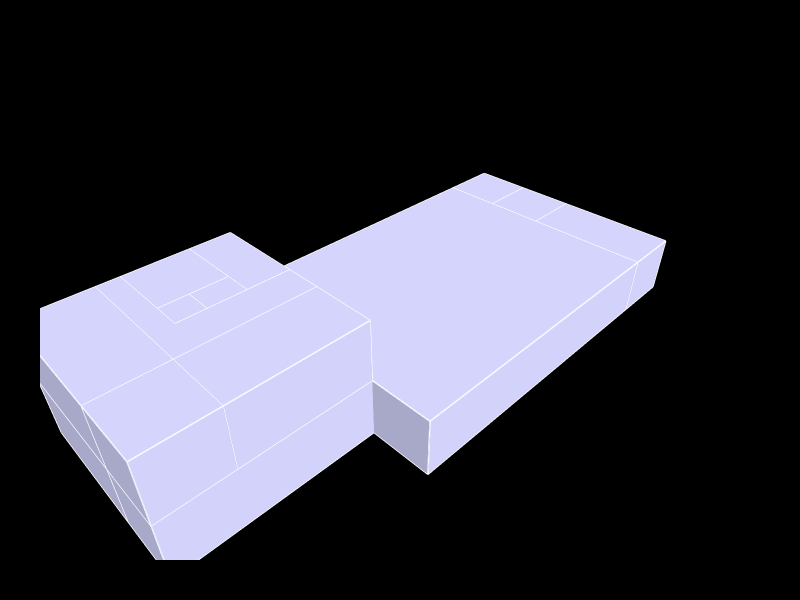

The code cell stored with this chart in its notebook:
### Code cell
Topology.Show(objects,
              faceColor=[210,210,250],
              faceOpacity=1,
              edgeColor="white",
              edgeWidth=3,
              showVertices=False,
              backgroundColor="black",
              width=800,
              height=600,
              renderer = renderer)

### Figure 1 — Plotly figure (JSON) as saved in the notebook; plotly's stock layout.template omitted (floating-point values rounded to 4 significant figures; data arrays with more than 128 entries replaced by an {"elided": "..."} marker saying what was removed)
{"data": [{"hoverinfo": "text", "legendgroup": "2", "legendrank": 2, "line": {"color": "white", "dash": "solid", "width": 3}, "marker": {"size": 0}, "mode": "lines", "name": "1: vertical_2 (Edges)", "showlegend": false, "text": "", "type": "scatter3d", "x": [-2.8, -5.2, null, -5.2, -5.2, null, -5.2, -2.8, null, -2.8, -2.8, null, -2.8, -2.8, null, -2.8, -5.2, null, -5.2, -5.2, null, -5.2, -2.8, null, -5.2, -5.2, null, -5.2, -5.2, null, -5.2, -5.2, null, -5.2, -5.2, null, -5.2, -2.8, null, -2.8, -2.8, null, -2.8, -5.2, null, -5.2, -5.2, null, -2.8, -5.2, null, -5.2, -5.2, null, -5.2, -2.8, null, -2.8, -2.8, null, -2.8, -2.8, null, -2.8, -2.8, null, -2.8, -2.8, null, -2.8, -2.8, null], "y": [12.6, 12.6, null, 12.6, 10.8, null, 10.8, 10.8, null, 10.8, 12.6, null, 12.6, 10.8, null, 10.8, 10.8, null, 10.8, 12.6, null, 12.6, 12.6, null, 12.6, 10.8, null, 10.8, 10.8, null, 10.8, 12.6, null, 12.6, 12.6, null, 10.8, 10.8, null, 10.8, 10.8, null, 10.8, 10.8, null, 10.8, 10.8, null, 12.6, 12.6, null, 12.6, 12.6, null, 12.6, 12.6, null, 12.6, 12.6, null, 10.8, 12.6, null, 12.6, 12.6, null, 12.6, 10.8, null, 10.8, 10.8, null], "z": [8, 8, null, 8, 8, null, 8, 8, null, 8, 8, null, 0, 0, null, 0, 0, null, 0, 0, null, 0, 0, null, 0, 0, null, 0, 8, null, 8, 8, null, 8, 0, null, 0, 0, null, 0, 8, null, 8, 8, null, 8, 0, null, 0, 0, null, 0, 8, null, 8, 8, null, 8, 0, null, 0, 0, null, 0, 8, null, 8, 8, null, 8, 0, null]}, {"cmax": 1, "cmin": 0, "color": "#D2D2FA", "colorscale": [[0, "#440154"], [0.1111, "#482878"], [0.2222, "#3e4989"], [0.3333, "#31688e"], [0.4444, "#26828e"], [0.5556, "#1f9e89"], [0.6667, "#35b779"], [0.7778, "#6ece58"], [0.8889, "#b5de2b"], [1, "#fde725"]], "flatshading": true, "hoverinfo": "text", "hovertext": "", "i": [0, 0, 4, 4, 4, 7, 6, 6, 0, 0, 0, 3], "j": [1, 2, 5, 6, 2, 2, 3, 2, 5, 4, 6, 6], "k": [2, 3, 6, 7, 1, 4, 2, 7, 4, 1, 5, 0], "legendgroup": "3", "legendrank": 3, "lighting": {"facenormalsepsilon": 0}, "name": "1: vertical_2 (Faces)", "opacity": 1, "showlegend": false, "showscale": false, "text": "", "type": "mesh3d", "x": [-2.8, -5.2, -5.2, -2.8, -5.2, -2.8, -2.8, -5.2], "y": [12.6, 12.6, 10.8, 10.8, 12.6, 12.6, 10.8, 10.8], "z": [8, 8, 8, 8, 0, 0, 0, 0]}, {"hoverinfo": "text", "legendgroup": "6", "legendrank": 6, "line": {"color": "white", "dash": "solid", "width": 3}, "marker": {"size": 0}, "mode": "lines", "name": "2: vertical_1 (Edges)", "showlegend": false, "text": "", "type": "scatter3d", "x": [0, -2.8, null, -2.8, -2.8, null, -2.8, 0, null, 0, 0, null, 0, 0, null, 0, -2.8, null, -2.8, -2.8, null, -2.8, 0, null, -2.8, -2.8, null, -2.8, -2.8, null, -2.8, -2.8, null, -2.8, -2.8, null, -2.8, 0, null, 0, 0, null, 0, -2.8, null, -2.8, -2.8, null, 0, -2.8, null, -2.8, -2.8, null, -2.8, 0, null, 0, 0, null, 0, 0, null, 0, 0, null, 0, 0, null, 0, 0, null], "y": [16.8, 16.8, null, 16.8, 10.8, null, 10.8, 10.8, null, 10.8, 16.8, null, 16.8, 10.8, null, 10.8, 10.8, null, 10.8, 16.8, null, 16.8, 16.8, null, 16.8, 10.8, null, 10.8, 10.8, null, 10.8, 16.8, null, 16.8, 16.8, null, 10.8, 10.8, null, 10.8, 10.8, null, 10.8, 10.8, null, 10.8, 10.8, null, 16.8, 16.8, null, 16.8, 16.8, null, 16.8, 16.8, null, 16.8, 16.8, null, 10.8, 16.8, null, 16.8, 16.8, null, 16.8, 10.8, null, 10.8, 10.8, null], "z": [8, 8, null, 8, 8, null, 8, 8, null, 8, 8, null, 0, 0, null, 0, 0, null, 0, 0, null, 0, 0, null, 0, 0, null, 0, 8, null, 8, 8, null, 8, 0, null, 0, 0, null, 0, 8, null, 8, 8, null, 8, 0, null, 0, 0, null, 0, 8, null, 8, 8, null, 8, 0, null, 0, 0, null, 0, 8, null, 8, 8, null, 8, 0, null]}, {"cmax": 1, "cmin": 0, "color": "#D2D2FA", "colorscale": [[0, "#440154"], [0.1111, "#482878"], [0.2222, "#3e4989"], [0.3333, "#31688e"], [0.4444, "#26828e"], [0.5556, "#1f9e89"], [0.6667, "#35b779"], [0.7778, "#6ece58"], [0.8889, "#b5de2b"], [1, "#fde725"]], "flatshading": true, "hoverinfo": "text", "hovertext": "", "i": [0, 0, 4, 4, 4, 7, 6, 6, 0, 0, 0, 3], "j": [1, 2, 5, 6, 2, 2, 3, 2, 5, 4, 6, 6], "k": [2, 3, 6, 7, 1, 4, 2, 7, 4, 1, 5, 0], "legendgroup": "7", "legendrank": 7, "lighting": {"facenormalsepsilon": 0}, "name": "2: vertical_1 (Faces)", "opacity": 1, "showlegend": false, "showscale": false, "text": "", "type": "mesh3d", "x": [0, -2.8, -2.8, 0, -2.8, 0, 0, -2.8], "y": [16.8, 16.8, 10.8, 10.8, 16.8, 16.8, 10.8, 10.8], "z": [8, 8, 8, 8, 0, 0, 0, 0]}, {"hoverinfo": "text", "legendgroup": "10", "legendrank": 10, "line": {"color": "white", "dash": "solid", "width": 3}, "marker": {"size": 0}, "mode": "lines", "name": "3: Priv_Room_1_4 (Edges)", "showlegend": false, "text": "", "type": "scatter3d", "x": [0, 21, null, 21, 21, null, 21, 0, null, 0, 0, null, 21, 21, null, 21, 0, null, 0, 0, null, 0, 21, null, 21, 21, null, 21, 21, null, 21, 21, null, 21, 21, null, 0, 0, null, 0, 21, null, 21, 21, null, 21, 0, null, 0, 0, null, 0, 0, null, 0, 0, null, 0, 0, null, 0, 0, null, 0, 21, null, 21, 21, null, 21, 0, null], "y": [16.8, 16.8, null, 16.8, 0, null, 0, 0, null, 0, 16.8, null, 0, 0, null, 0, 0, null, 0, 0, null, 0, 0, null, 16.8, 16.8, null, 16.8, 0, null, 0, 0, null, 0, 16.8, null, 16.8, 16.8, null, 16.8, 16.8, null, 16.8, 16.8, null, 16.8, 16.8, null, 0, 0, null, 0, 16.8, null, 16.8, 16.8, null, 16.8, 0, null, 16.8, 0, null, 0, 0, null, 0, 16.8, null, 16.8, 16.8, null], "z": [0, 0, null, 0, 0, null, 0, 0, null, 0, 0, null, 0, 4, null, 4, 4, null, 4, 0, null, 0, 0, null, 0, 4, null, 4, 4, null, 4, 0, null, 0, 0, null, 0, 4, null, 4, 4, null, 4, 0, null, 0, 0, null, 0, 4, null, 4, 4, null, 4, 0, null, 0, 0, null, 4, 4, null, 4, 4, null, 4, 4, null, 4, 4, null]}, {"cmax": 1, "cmin": 0, "color": "#D2D2FA", "colorscale": [[0, "#440154"], [0.1111, "#482878"], [0.2222, "#3e4989"], [0.3333, "#31688e"], [0.4444, "#26828e"], [0.5556, "#1f9e89"], [0.6667, "#35b779"], [0.7778, "#6ece58"], [0.8889, "#b5de2b"], [1, "#fde725"]], "flatshading": true, "hoverinfo": "text", "hovertext": "", "i": [0, 3, 2, 2, 2, 4, 6, 6, 5, 0, 4, 6], "j": [1, 1, 4, 5, 1, 2, 3, 1, 7, 5, 7, 7], "k": [2, 0, 5, 0, 6, 6, 7, 3, 3, 3, 5, 4], "legendgroup": "11", "legendrank": 11, "lighting": {"facenormalsepsilon": 0}, "name": "3: Priv_Room_1_4 (Faces)", "opacity": 1, "showlegend": false, "showscale": false, "text": "", "type": "mesh3d", "x": [0, 21, 21, 0, 21, 0, 21, 0], "y": [0, 16.8, 0, 16.8, 0, 0, 16.8, 16.8], "z": [0, 0, 0, 0, 4, 4, 4, 4]}, {"hoverinfo": "text", "legendgroup": "14", "legendrank": 14, "line": {"color": "white", "dash": "solid", "width": 3}, "marker": {"size": 0}, "mode": "lines", "name": "4: Priv_Room_1_2 (Edges)", "showlegend": false, "text": "", "type": "scatter3d", "x": [21, 25.2, null, 25.2, 25.2, null, 25.2, 21, null, 21, 21, null, 25.2, 25.2, null, 25.2, 21, null, 21, 21, null, 21, 25.2, null, 25.2, 25.2, null, 25.2, 25.2, null, 25.2, 25.2, null, 25.2, 25.2, null, 21, 21, null, 21, 25.2, null, 25.2, 25.2, null, 25.2, 21, null, 21, 21, null, 21, 21, null, 21, 21, null, 21, 21, null, 21, 21, null, 21, 25.2, null, 25.2, 25.2, null, 25.2, 21, null], "y": [12.6, 12.6, null, 12.6, 8.4, null, 8.4, 8.4, null, 8.4, 12.6, null, 8.4, 8.4, null, 8.4, 8.4, null, 8.4, 8.4, null, 8.4, 8.4, null, 12.6, 12.6, null, 12.6, 8.4, null, 8.4, 8.4, null, 8.4, 12.6, null, 12.6, 12.6, null, 12.6, 12.6, null, 12.6, 12.6, null, 12.6, 12.6, null, 8.4, 8.4, null, 8.4, 12.6, null, 12.6, 12.6, null, 12.6, 8.4, null, 12.6, 8.4, null, 8.4, 8.4, null, 8.4, 12.6, null, 12.6, 12.6, null], "z": [0, 0, null, 0, 0, null, 0, 0, null, 0, 0, null, 0, 4, null, 4, 4, null, 4, 0, null, 0, 0, null, 0, 4, null, 4, 4, null, 4, 0, null, 0, 0, null, 0, 4, null, 4, 4, null, 4, 0, null, 0, 0, null, 0, 4, null, 4, 4, null, 4, 0, null, 0, 0, null, 4, 4, null, 4, 4, null, 4, 4, null, 4, 4, null]}, {"cmax": 1, "cmin": 0, "color": "#D2D2FA", "colorscale": [[0, "#440154"], [0.1111, "#482878"], [0.2222, "#3e4989"], [0.3333, "#31688e"], [0.4444, "#26828e"], [0.5556, "#1f9e89"], [0.6667, "#35b779"], [0.7778, "#6ece58"], [0.8889, "#b5de2b"], [1, "#fde725"]], "flatshading": true, "hoverinfo": "text", "hovertext": "", "i": [0, 0, 2, 2, 4, 4, 6, 6, 3, 3, 6, 6], "j": [1, 2, 4, 5, 1, 2, 0, 1, 5, 7, 7, 5], "k": [2, 3, 5, 3, 6, 1, 7, 0, 7, 0, 5, 4], "legendgroup": "15", "legendrank": 15, "lighting": {"facenormalsepsilon": 0}, "name": "4: Priv_Room_1_2 (Faces)", "opacity": 1, "showlegend": false, "showscale": false, "text": "", "type": "mesh3d", "x": [21, 25.2, 25.2, 21, 25.2, 21, 25.2, 21], "y": [12.6, 12.6, 8.4, 8.4, 8.4, 8.4, 12.6, 12.6], "z": [0, 0, 0, 0, 4, 4, 4, 4]}, {"hoverinfo": "text", "legendgroup": "18", "legendrank": 18, "line": {"color": "white", "dash": "solid", "width": 3}, "marker": {"size": 0}, "mode": "lines", "name": "5: Priv_Room_1_1 (Edges)", "showlegend": false, "text": "", "type": "scatter3d", "x": [21, 25.2, null, 25.2, 25.2, null, 25.2, 21, null, 21, 21, null, 25.2, 25.2, null, 25.2, 21, null, 21, 21, null, 21, 25.2, null, 25.2, 25.2, null, 25.2, 25.2, null, 25.2, 25.2, null, 25.2, 25.2, null, 21, 21, null, 21, 25.2, null, 25.2, 25.2, null, 25.2, 21, null, 21, 21, null, 21, 21, null, 21, 21, null, 21, 21, null, 21, 21, null, 21, 25.2, null, 25.2, 25.2, null, 25.2, 21, null], "y": [16.8, 16.8, null, 16.8, 12.6, null, 12.6, 12.6, null, 12.6, 16.8, null, 12.6, 12.6, null, 12.6, 12.6, null, 12.6, 12.6, null, 12.6, 12.6, null, 16.8, 16.8, null, 16.8, 12.6, null, 12.6, 12.6, null, 12.6, 16.8, null, 16.8, 16.8, null, 16.8, 16.8, null, 16.8, 16.8, null, 16.8, 16.8, null, 12.6, 12.6, null, 12.6, 16.8, null, 16.8, 16.8, null, 16.8, 12.6, null, 16.8, 12.6, null, 12.6, 12.6, null, 12.6, 16.8, null, 16.8, 16.8, null], "z": [0, 0, null, 0, 0, null, 0, 0, null, 0, 0, null, 0, 4, null, 4, 4, null, 4, 0, null, 0, 0, null, 0, 4, null, 4, 4, null, 4, 0, null, 0, 0, null, 0, 4, null, 4, 4, null, 4, 0, null, 0, 0, null, 0, 4, null, 4, 4, null, 4, 0, null, 0, 0, null, 4, 4, null, 4, 4, null, 4, 4, null, 4, 4, null]}, {"cmax": 1, "cmin": 0, "color": "#D2D2FA", "colorscale": [[0, "#440154"], [0.1111, "#482878"], [0.2222, "#3e4989"], [0.3333, "#31688e"], [0.4444, "#26828e"], [0.5556, "#1f9e89"], [0.6667, "#35b779"], [0.7778, "#6ece58"], [0.8889, "#b5de2b"], [1, "#fde725"]], "flatshading": true, "hoverinfo": "text", "hovertext": "", "i": [0, 0, 2, 2, 4, 4, 6, 6, 3, 3, 6, 6], "j": [1, 2, 4, 5, 1, 2, 0, 1, 5, 7, 7, 5], "k": [2, 3, 5, 3, 6, 1, 7, 0, 7, 0, 5, 4], "legendgroup": "19", "legendrank": 19, "lighting": {"facenormalsepsilon": 0}, "name": "5: Priv_Room_1_1 (Faces)", "opacity": 1, "showlegend": false, "showscale": false, "text": "", "type": "mesh3d", "x": [21, 25.2, 25.2, 21, 25.2, 21, 25.2, 21], "y": [16.8, 16.8, 12.6, 12.6, 12.6, 12.6, 16.8, 16.8], "z": [0, 0, 0, 0, 4, 4, 4, 4]}, {"hoverinfo": "text", "legendgroup": "22", "legendrank": 22, "line": {"color": "white", "dash": "solid", "width": 3}, "marker": {"size": 0}, "mode": "lines", "name": "6: Public_Room_1_3 (Edges)", "showlegend": false, "text": "", "type": "scatter3d", "x": {"elided": "162 float values"}, "y": {"elided": "162 float values"}, "z": {"elided": "162 int values"}}, {"cmax": 1, "cmin": 0, "color": "#D2D2FA", "colorscale": [[0, "#440154"], [0.1111, "#482878"], [0.2222, "#3e4989"], [0.3333, "#31688e"], [0.4444, "#26828e"], [0.5556, "#1f9e89"], [0.6667, "#35b779"], [0.7778, "#6ece58"], [0.8889, "#b5de2b"], [1, "#fde725"]], "flatshading": true, "hoverinfo": "text", "hovertext": "", "i": [0, 3, 4, 5, 6, 7, 7, 9, 9, 11, 11, 12, 12, 13, 13, 14, 14, 15, 15, 2, 2, 4, 4, 10, 10, 9, 12, 17, 15, 15, 10, 14], "j": [1, 0, 3, 3, 5, 8, 6, 6, 8, 5, 6, 3, 5, 0, 3, 1, 0, 2, 1, 15, 16, 16, 17, 8, 7, 16, 11, 16, 13, 12, 17, 13], "k": [2, 2, 2, 4, 4, 6, 4, 8, 10, 6, 9, 5, 11, 3, 12, 0, 13, 1, 14, 16, 4, 17, 7, 7, 17, 11, 16, 9, 12, 16, 9, 15], "legendgroup": "23", "legendrank": 23, "lighting": {"facenormalsepsilon": 0}, "name": "6: Public_Room_1_3 (Faces)", "opacity": 1, "showlegend": false, "showscale": false, "text": "", "type": "mesh3d", "x": [-2.8, 0, 0, -5.2, -8.4, -7, -7, -8.4, -7, -7, -7, -7, -5.2, -2.8, 0, 0, -8.4, -8.4], "y": [10.8, 10.8, 8.4, 10.8, 8.4, 10.8, 12.6, 16.8, 16.8, 12.6, 16.8, 10.8, 10.8, 10.8, 10.8, 8.4, 8.4, 16.8], "z": [0, 0, 0, 0, 0, 0, 0, 0, 0, 4, 4, 4, 4, 4, 4, 4, 4, 4]}, {"hoverinfo": "text", "legendgroup": "26", "legendrank": 26, "line": {"color": "white", "dash": "solid", "width": 3}, "marker": {"size": 0}, "mode": "lines", "name": "7: Priv_Room_1_3 (Edges)", "showlegend": false, "text": "", "type": "scatter3d", "x": [21, 25.2, null, 25.2, 25.2, null, 25.2, 21, null, 21, 21, null, 25.2, 25.2, null, 25.2, 21, null, 21, 21, null, 21, 25.2, null, 25.2, 25.2, null, 25.2, 25.2, null, 25.2, 25.2, null, 25.2, 25.2, null, 21, 21, null, 21, 25.2, null, 25.2, 25.2, null, 25.2, 21, null, 21, 21, null, 21, 21, null, 21, 21, null, 21, 21, null, 21, 21, null, 21, 25.2, null, 25.2, 25.2, null, 25.2, 21, null], "y": [8.4, 8.4, null, 8.4, 0, null, 0, 0, null, 0, 8.4, null, 0, 0, null, 0, 0, null, 0, 0, null, 0, 0, null, 8.4, 8.4, null, 8.4, 0, null, 0, 0, null, 0, 8.4, null, 8.4, 8.4, null, 8.4, 8.4, null, 8.4, 8.4, null, 8.4, 8.4, null, 0, 0, null, 0, 8.4, null, 8.4, 8.4, null, 8.4, 0, null, 8.4, 0, null, 0, 0, null, 0, 8.4, null, 8.4, 8.4, null], "z": [0, 0, null, 0, 0, null, 0, 0, null, 0, 0, null, 0, 4, null, 4, 4, null, 4, 0, null, 0, 0, null, 0, 4, null, 4, 4, null, 4, 0, null, 0, 0, null, 0, 4, null, 4, 4, null, 4, 0, null, 0, 0, null, 0, 4, null, 4, 4, null, 4, 0, null, 0, 0, null, 4, 4, null, 4, 4, null, 4, 4, null, 4, 4, null]}, {"cmax": 1, "cmin": 0, "color": "#D2D2FA", "colorscale": [[0, "#440154"], [0.1111, "#482878"], [0.2222, "#3e4989"], [0.3333, "#31688e"], [0.4444, "#26828e"], [0.5556, "#1f9e89"], [0.6667, "#35b779"], [0.7778, "#6ece58"], [0.8889, "#b5de2b"], [1, "#fde725"]], "flatshading": true, "hoverinfo": "text", "hovertext": "", "i": [0, 0, 2, 2, 4, 4, 6, 6, 3, 3, 6, 6], "j": [1, 2, 4, 5, 1, 2, 0, 1, 5, 7, 7, 5], "k": [2, 3, 5, 3, 6, 1, 7, 0, 7, 0, 5, 4], "legendgroup": "27", "legendrank": 27, "lighting": {"facenormalsepsilon": 0}, "name": "7: Priv_Room_1_3 (Faces)", "opacity": 1, "showlegend": false, "showscale": false, "text": "", "type": "mesh3d", "x": [21, 25.2, 25.2, 21, 25.2, 21, 25.2, 21], "y": [8.4, 8.4, 0, 0, 0, 0, 8.4, 8.4], "z": [0, 0, 0, 0, 4, 4, 4, 4]}, {"hoverinfo": "text", "legendgroup": "30", "legendrank": 30, "line": {"color": "white", "dash": "solid", "width": 3}, "marker": {"size": 0}, "mode": "lines", "name": "8: Public_Room_1_4 (Edges)", "showlegend": false, "text": "", "type": "scatter3d", "x": [-7, -2.8, null, -2.8, -2.8, null, -2.8, -7, null, -7, -7, null, -2.8, -2.8, null, -2.8, -7, null, -7, -7, null, -7, -2.8, null, -2.8, -2.8, null, -2.8, -2.8, null, -2.8, -2.8, null, -2.8, -2.8, null, -7, -7, null, -7, -2.8, null, -2.8, -2.8, null, -2.8, -7, null, -7, -7, null, -7, -7, null, -7, -7, null, -7, -7, null, -7, -7, null, -7, -2.8, null, -2.8, -2.8, null, -2.8, -7, null], "y": [16.8, 16.8, null, 16.8, 12.6, null, 12.6, 12.6, null, 12.6, 16.8, null, 12.6, 12.6, null, 12.6, 12.6, null, 12.6, 12.6, null, 12.6, 12.6, null, 16.8, 16.8, null, 16.8, 12.6, null, 12.6, 12.6, null, 12.6, 16.8, null, 16.8, 16.8, null, 16.8, 16.8, null, 16.8, 16.8, null, 16.8, 16.8, null, 12.6, 12.6, null, 12.6, 16.8, null, 16.8, 16.8, null, 16.8, 12.6, null, 16.8, 12.6, null, 12.6, 12.6, null, 12.6, 16.8, null, 16.8, 16.8, null], "z": [0, 0, null, 0, 0, null, 0, 0, null, 0, 0, null, 0, 4, null, 4, 4, null, 4, 0, null, 0, 0, null, 0, 4, null, 4, 4, null, 4, 0, null, 0, 0, null, 0, 4, null, 4, 4, null, 4, 0, null, 0, 0, null, 0, 4, null, 4, 4, null, 4, 0, null, 0, 0, null, 4, 4, null, 4, 4, null, 4, 4, null, 4, 4, null]}, {"cmax": 1, "cmin": 0, "color": "#D2D2FA", "colorscale": [[0, "#440154"], [0.1111, "#482878"], [0.2222, "#3e4989"], [0.3333, "#31688e"], [0.4444, "#26828e"], [0.5556, "#1f9e89"], [0.6667, "#35b779"], [0.7778, "#6ece58"], [0.8889, "#b5de2b"], [1, "#fde725"]], "flatshading": true, "hoverinfo": "text", "hovertext": "", "i": [0, 0, 2, 2, 4, 4, 6, 6, 3, 3, 6, 6], "j": [1, 2, 4, 5, 1, 2, 0, 1, 5, 7, 7, 5], "k": [2, 3, 5, 3, 6, 1, 7, 0, 7, 0, 5, 4], "legendgroup": "31", "legendrank": 31, "lighting": {"facenormalsepsilon": 0}, "name": "8: Public_Room_1_4 (Faces)", "opacity": 1, "showlegend": false, "showscale": false, "text": "", "type": "mesh3d", "x": [-7, -2.8, -2.8, -7, -2.8, -7, -2.8, -7], "y": [16.8, 16.8, 12.6, 12.6, 12.6, 12.6, 16.8, 16.8], "z": [0, 0, 0, 0, 4, 4, 4, 4]}, {"hoverinfo": "text", "legendgroup": "34", "legendrank": 34, "line": {"color": "white", "dash": "solid", "width": 3}, "marker": {"size": 0}, "mode": "lines", "name": "9: Public_Room_1_1 (Edges)", "showlegend": false, "text": "", "type": "scatter3d", "x": [-12.6, 0, null, 0, 0, null, 0, -12.6, null, -12.6, -12.6, null, 0, 0, null, 0, -12.6, null, -12.6, -12.6, null, -12.6, 0, null, 0, 0, null, 0, 0, null, 0, 0, null, 0, 0, null, -12.6, -12.6, null, -12.6, 0, null, 0, 0, null, 0, -12.6, null, -12.6, -12.6, null, -12.6, -12.6, null, -12.6, -12.6, null, -12.6, -12.6, null, -12.6, -12.6, null, -12.6, 0, null, 0, 0, null, 0, -12.6, null], "y": [8.4, 8.4, null, 8.4, 4.2, null, 4.2, 4.2, null, 4.2, 8.4, null, 4.2, 4.2, null, 4.2, 4.2, null, 4.2, 4.2, null, 4.2, 4.2, null, 8.4, 8.4, null, 8.4, 4.2, null, 4.2, 4.2, null, 4.2, 8.4, null, 8.4, 8.4, null, 8.4, 8.4, null, 8.4, 8.4, null, 8.4, 8.4, null, 4.2, 4.2, null, 4.2, 8.4, null, 8.4, 8.4, null, 8.4, 4.2, null, 8.4, 4.2, null, 4.2, 4.2, null, 4.2, 8.4, null, 8.4, 8.4, null], "z": [0, 0, null, 0, 0, null, 0, 0, null, 0, 0, null, 0, 4, null, 4, 4, null, 4, 0, null, 0, 0, null, 0, 4, null, 4, 4, null, 4, 0, null, 0, 0, null, 0, 4, null, 4, 4, null, 4, 0, null, 0, 0, null, 0, 4, null, 4, 4, null, 4, 0, null, 0, 0, null, 4, 4, null, 4, 4, null, 4, 4, null, 4, 4, null]}, {"cmax": 1, "cmin": 0, "color": "#D2D2FA", "colorscale": [[0, "#440154"], [0.1111, "#482878"], [0.2222, "#3e4989"], [0.3333, "#31688e"], [0.4444, "#26828e"], [0.5556, "#1f9e89"], [0.6667, "#35b779"], [0.7778, "#6ece58"], [0.8889, "#b5de2b"], [1, "#fde725"]], "flatshading": true, "hoverinfo": "text", "hovertext": "", "i": [0, 0, 2, 2, 4, 4, 6, 6, 3, 3, 6, 6], "j": [1, 2, 4, 5, 1, 2, 0, 1, 5, 7, 7, 5], "k": [2, 3, 5, 3, 6, 1, 7, 0, 7, 0, 5, 4], "legendgroup": "35", "legendrank": 35, "lighting": {"facenormalsepsilon": 0}, "name": "9: Public_Room_1_1 (Faces)", "opacity": 1, "showlegend": false, "showscale": false, "text": "", "type": "mesh3d", "x": [-12.6, 0, 0, -12.6, 0, -12.6, 0, -12.6], "y": [8.4, 8.4, 4.2, 4.2, 4.2, 4.2, 8.4, 8.4], "z": [0, 0, 0, 0, 4, 4, 4, 4]}, {"hoverinfo": "text", "legendgroup": "38", "legendrank": 38, "line": {"color": "white", "dash": "solid", "width": 3}, "marker": {"size": 0}, "mode": "lines", "name": "10: Public_Room_1_2 (Edges)", "showlegend": false, "text": "", "type": "scatter3d", "x": [-12.6, -8.4, null, -8.4, -8.4, null, -8.4, -12.6, null, -12.6, -12.6, null, -8.4, -8.4, null, -8.4, -12.6, null, -12.6, -12.6, null, -12.6, -8.4, null, -8.4, -8.4, null, -8.4, -8.4, null, -8.4, -8.4, null, -8.4, -8.4, null, -12.6, -12.6, null, -12.6, -8.4, null, -8.4, -8.4, null, -8.4, -12.6, null, -12.6, -12.6, null, -12.6, -12.6, null, -12.6, -12.6, null, -12.6, -12.6, null, -12.6, -12.6, null, -12.6, -8.4, null, -8.4, -8.4, null, -8.4, -12.6, null], "y": [16.8, 16.8, null, 16.8, 8.4, null, 8.4, 8.4, null, 8.4, 16.8, null, 8.4, 8.4, null, 8.4, 8.4, null, 8.4, 8.4, null, 8.4, 8.4, null, 16.8, 16.8, null, 16.8, 8.4, null, 8.4, 8.4, null, 8.4, 16.8, null, 16.8, 16.8, null, 16.8, 16.8, null, 16.8, 16.8, null, 16.8, 16.8, null, 8.4, 8.4, null, 8.4, 16.8, null, 16.8, 16.8, null, 16.8, 8.4, null, 16.8, 8.4, null, 8.4, 8.4, null, 8.4, 16.8, null, 16.8, 16.8, null], "z": [0, 0, null, 0, 0, null, 0, 0, null, 0, 0, null, 0, 4, null, 4, 4, null, 4, 0, null, 0, 0, null, 0, 4, null, 4, 4, null, 4, 0, null, 0, 0, null, 0, 4, null, 4, 4, null, 4, 0, null, 0, 0, null, 0, 4, null, 4, 4, null, 4, 0, null, 0, 0, null, 4, 4, null, 4, 4, null, 4, 4, null, 4, 4, null]}, {"cmax": 1, "cmin": 0, "color": "#D2D2FA", "colorscale": [[0, "#440154"], [0.1111, "#482878"], [0.2222, "#3e4989"], [0.3333, "#31688e"], [0.4444, "#26828e"], [0.5556, "#1f9e89"], [0.6667, "#35b779"], [0.7778, "#6ece58"], [0.8889, "#b5de2b"], [1, "#fde725"]], "flatshading": true, "hoverinfo": "text", "hovertext": "", "i": [0, 0, 2, 2, 4, 4, 6, 6, 3, 3, 6, 6], "j": [1, 2, 4, 5, 1, 2, 0, 1, 5, 7, 7, 5], "k": [2, 3, 5, 3, 6, 1, 7, 0, 7, 0, 5, 4], "legendgroup": "39", "legendrank": 39, "lighting": {"facenormalsepsilon": 0}, "name": "10: Public_Room_1_2 (Faces)", "opacity": 1, "showlegend": false, "showscale": false, "text": "", "type": "mesh3d", "x": [-12.6, -8.4, -8.4, -12.6, -8.4, -12.6, -8.4, -12.6], "y": [16.8, 16.8, 8.4, 8.4, 8.4, 8.4, 16.8, 16.8], "z": [0, 0, 0, 0, 4, 4, 4, 4]}, {"hoverinfo": "text", "legendgroup": "42", "legendrank": 42, "line": {"color": "white", "dash": "solid", "width": 3}, "marker": {"size": 0}, "mode": "lines", "name": "11: Public_Room_1_5 (Edges)", "showlegend": false, "text": "", "type": "scatter3d", "x": [-7, -5.2, null, -5.2, -5.2, null, -5.2, -7, null, -7, -7, null, -5.2, -5.2, null, -5.2, -7, null, -7, -7, null, -7, -5.2, null, -5.2, -5.2, null, -5.2, -5.2, null, -5.2, -5.2, null, -5.2, -5.2, null, -7, -7, null, -7, -5.2, null, -5.2, -5.2, null, -5.2, -7, null, -7, -7, null, -7, -7, null, -7, -7, null, -7, -7, null, -7, -7, null, -7, -5.2, null, -5.2, -5.2, null, -5.2, -7, null], "y": [12.6, 12.6, null, 12.6, 10.8, null, 10.8, 10.8, null, 10.8, 12.6, null, 10.8, 10.8, null, 10.8, 10.8, null, 10.8, 10.8, null, 10.8, 10.8, null, 12.6, 12.6, null, 12.6, 10.8, null, 10.8, 10.8, null, 10.8, 12.6, null, 12.6, 12.6, null, 12.6, 12.6, null, 12.6, 12.6, null, 12.6, 12.6, null, 10.8, 10.8, null, 10.8, 12.6, null, 12.6, 12.6, null, 12.6, 10.8, null, 12.6, 10.8, null, 10.8, 10.8, null, 10.8, 12.6, null, 12.6, 12.6, null], "z": [0, 0, null, 0, 0, null, 0, 0, null, 0, 0, null, 0, 4, null, 4, 4, null, 4, 0, null, 0, 0, null, 0, 4, null, 4, 4, null, 4, 0, null, 0, 0, null, 0, 4, null, 4, 4, null, 4, 0, null, 0, 0, null, 0, 4, null, 4, 4, null, 4, 0, null, 0, 0, null, 4, 4, null, 4, 4, null, 4, 4, null, 4, 4, null]}, {"cmax": 1, "cmin": 0, "color": "#D2D2FA", "colorscale": [[0, "#440154"], [0.1111, "#482878"], [0.2222, "#3e4989"], [0.3333, "#31688e"], [0.4444, "#26828e"], [0.5556, "#1f9e89"], [0.6667, "#35b779"], [0.7778, "#6ece58"], [0.8889, "#b5de2b"], [1, "#fde725"]], "flatshading": true, "hoverinfo": "text", "hovertext": "", "i": [0, 0, 2, 2, 4, 4, 6, 6, 3, 3, 6, 6], "j": [1, 2, 4, 5, 1, 2, 0, 1, 5, 7, 7, 5], "k": [2, 3, 5, 3, 6, 1, 7, 0, 7, 0, 5, 4], "legendgroup": "43", "legendrank": 43, "lighting": {"facenormalsepsilon": 0}, "name": "11: Public_Room_1_5 (Faces)", "opacity": 1, "showlegend": false, "showscale": false, "text": "", "type": "mesh3d", "x": [-7, -5.2, -5.2, -7, -5.2, -7, -5.2, -7], "y": [12.6, 12.6, 10.8, 10.8, 10.8, 10.8, 12.6, 12.6], "z": [0, 0, 0, 0, 4, 4, 4, 4]}, {"hoverinfo": "text", "legendgroup": "46", "legendrank": 46, "line": {"color": "white", "dash": "solid", "width": 3}, "marker": {"size": 0}, "mode": "lines", "name": "12: Priv_Room_2_4 (Edges)", "showlegend": false, "text": "", "type": "scatter3d", "x": [-7, -5.2, null, -5.2, -5.2, null, -5.2, -7, null, -7, -7, null, -5.2, -5.2, null, -5.2, -7, null, -7, -7, null, -7, -5.2, null, -5.2, -5.2, null, -5.2, -5.2, null, -5.2, -5.2, null, -5.2, -5.2, null, -7, -7, null, -7, -5.2, null, -5.2, -5.2, null, -5.2, -7, null, -7, -7, null, -7, -7, null, -7, -7, null, -7, -7, null, -7, -7, null, -7, -5.2, null, -5.2, -5.2, null, -5.2, -7, null], "y": [12.6, 12.6, null, 12.6, 10.8, null, 10.8, 10.8, null, 10.8, 12.6, null, 10.8, 10.8, null, 10.8, 10.8, null, 10.8, 10.8, null, 10.8, 10.8, null, 12.6, 12.6, null, 12.6, 10.8, null, 10.8, 10.8, null, 10.8, 12.6, null, 12.6, 12.6, null, 12.6, 12.6, null, 12.6, 12.6, null, 12.6, 12.6, null, 10.8, 10.8, null, 10.8, 12.6, null, 12.6, 12.6, null, 12.6, 10.8, null, 12.6, 10.8, null, 10.8, 10.8, null, 10.8, 12.6, null, 12.6, 12.6, null], "z": [4, 4, null, 4, 4, null, 4, 4, null, 4, 4, null, 4, 8, null, 8, 8, null, 8, 4, null, 4, 4, null, 4, 8, null, 8, 8, null, 8, 4, null, 4, 4, null, 4, 8, null, 8, 8, null, 8, 4, null, 4, 4, null, 4, 8, null, 8, 8, null, 8, 4, null, 4, 4, null, 8, 8, null, 8, 8, null, 8, 8, null, 8, 8, null]}, {"cmax": 1, "cmin": 0, "color": "#D2D2FA", "colorscale": [[0, "#440154"], [0.1111, "#482878"], [0.2222, "#3e4989"], [0.3333, "#31688e"], [0.4444, "#26828e"], [0.5556, "#1f9e89"], [0.6667, "#35b779"], [0.7778, "#6ece58"], [0.8889, "#b5de2b"], [1, "#fde725"]], "flatshading": true, "hoverinfo": "text", "hovertext": "", "i": [0, 0, 2, 2, 4, 4, 6, 6, 3, 3, 6, 6], "j": [1, 2, 4, 5, 1, 2, 0, 1, 5, 7, 7, 5], "k": [2, 3, 5, 3, 6, 1, 7, 0, 7, 0, 5, 4], "legendgroup": "47", "legendrank": 47, "lighting": {"facenormalsepsilon": 0}, "name": "12: Priv_Room_2_4 (Faces)", "opacity": 1, "showlegend": false, "showscale": false, "text": "", "type": "mesh3d", "x": [-7, -5.2, -5.2, -7, -5.2, -7, -5.2, -7], "y": [12.6, 12.6, 10.8, 10.8, 10.8, 10.8, 12.6, 12.6], "z": [4, 4, 4, 4, 8, 8, 8, 8]}, {"hoverinfo": "text", "legendgroup": "50", "legendrank": 50, "line": {"color": "white", "dash": "solid", "width": 3}, "marker": {"size": 0}, "mode": "lines", "name": "13: Priv_Room_2_1 (Edges)", "showlegend": false, "text": "", "type": "scatter3d", "x": {"elided": "216 float values"}, "y": {"elided": "216 float values"}, "z": {"elided": "216 int values"}}, {"cmax": 1, "cmin": 0, "color": "#D2D2FA", "colorscale": [[0, "#440154"], [0.1111, "#482878"], [0.2222, "#3e4989"], [0.3333, "#31688e"], [0.4444, "#26828e"], [0.5556, "#1f9e89"], [0.6667, "#35b779"], [0.7778, "#6ece58"], [0.8889, "#b5de2b"], [1, "#fde725"]], "flatshading": true, "hoverinfo": "text", "hovertext": "", "i": [0, 0, 2, 2, 4, 4, 6, 6, 3, 3, 6, 6, 3, 3, 8, 8, 10, 10, 4, 4, 9, 9, 4, 4, 8, 2, 13, 13, 14, 14, 15, 15, 8, 8, 14, 15], "j": [1, 2, 4, 5, 1, 2, 0, 1, 5, 7, 7, 5, 2, 8, 10, 11, 2, 8, 3, 2, 11, 5, 5, 11, 12, 12, 14, 10, 12, 13, 2, 12, 10, 4, 4, 4], "k": [2, 3, 5, 3, 6, 1, 7, 0, 7, 0, 5, 4, 8, 9, 11, 9, 4, 2, 5, 3, 5, 3, 11, 10, 13, 8, 10, 8, 15, 12, 4, 2, 4, 2, 10, 14], "legendgroup": "51", "legendrank": 51, "lighting": {"facenormalsepsilon": 0}, "name": "13: Priv_Room_2_1 (Faces)", "opacity": 1, "showlegend": false, "showscale": false, "text": "", "type": "mesh3d", "x": [-12.6, -8.4, -8.4, -12.6, -8.4, -12.6, -8.4, -12.6, -8.4, -12.6, -8.4, -12.6, 0, 0, 0, 0], "y": [16.8, 16.8, 8.4, 8.4, 8.4, 8.4, 16.8, 16.8, 4.2, 4.2, 4.2, 4.2, 8.4, 4.2, 4.2, 8.4], "z": [4, 4, 4, 4, 8, 8, 8, 8, 4, 4, 8, 8, 4, 4, 8, 8]}, {"hoverinfo": "text", "legendgroup": "54", "legendrank": 54, "line": {"color": "white", "dash": "solid", "width": 3}, "marker": {"size": 0}, "mode": "lines", "name": "14: Priv_Room_2_3 (Edges)", "showlegend": false, "text": "", "type": "scatter3d", "x": [-7, -2.8, null, -2.8, -2.8, null, -2.8, -7, null, -7, -7, null, -2.8, -2.8, null, -2.8, -7, null, -7, -7, null, -7, -2.8, null, -2.8, -2.8, null, -2.8, -2.8, null, -2.8, -2.8, null, -2.8, -2.8, null, -7, -7, null, -7, -2.8, null, -2.8, -2.8, null, -2.8, -7, null, -7, -7, null, -7, -7, null, -7, -7, null, -7, -7, null, -7, -7, null, -7, -2.8, null, -2.8, -2.8, null, -2.8, -7, null], "y": [16.8, 16.8, null, 16.8, 12.6, null, 12.6, 12.6, null, 12.6, 16.8, null, 12.6, 12.6, null, 12.6, 12.6, null, 12.6, 12.6, null, 12.6, 12.6, null, 16.8, 16.8, null, 16.8, 12.6, null, 12.6, 12.6, null, 12.6, 16.8, null, 16.8, 16.8, null, 16.8, 16.8, null, 16.8, 16.8, null, 16.8, 16.8, null, 12.6, 12.6, null, 12.6, 16.8, null, 16.8, 16.8, null, 16.8, 12.6, null, 16.8, 12.6, null, 12.6, 12.6, null, 12.6, 16.8, null, 16.8, 16.8, null], "z": [4, 4, null, 4, 4, null, 4, 4, null, 4, 4, null, 4, 8, null, 8, 8, null, 8, 4, null, 4, 4, null, 4, 8, null, 8, 8, null, 8, 4, null, 4, 4, null, 4, 8, null, 8, 8, null, 8, 4, null, 4, 4, null, 4, 8, null, 8, 8, null, 8, 4, null, 4, 4, null, 8, 8, null, 8, 8, null, 8, 8, null, 8, 8, null]}, {"cmax": 1, "cmin": 0, "color": "#D2D2FA", "colorscale": [[0, "#440154"], [0.1111, "#482878"], [0.2222, "#3e4989"], [0.3333, "#31688e"], [0.4444, "#26828e"], [0.5556, "#1f9e89"], [0.6667, "#35b779"], [0.7778, "#6ece58"], [0.8889, "#b5de2b"], [1, "#fde725"]], "flatshading": true, "hoverinfo": "text", "hovertext": "", "i": [0, 0, 2, 2, 4, 4, 6, 6, 3, 3, 6, 6], "j": [1, 2, 4, 5, 1, 2, 0, 1, 5, 7, 7, 5], "k": [2, 3, 5, 3, 6, 1, 7, 0, 7, 0, 5, 4], "legendgroup": "55", "legendrank": 55, "lighting": {"facenormalsepsilon": 0}, "name": "14: Priv_Room_2_3 (Faces)", "opacity": 1, "showlegend": false, "showscale": false, "text": "", "type": "mesh3d", "x": [-7, -2.8, -2.8, -7, -2.8, -7, -2.8, -7], "y": [16.8, 16.8, 12.6, 12.6, 12.6, 12.6, 16.8, 16.8], "z": [4, 4, 4, 4, 8, 8, 8, 8]}, {"hoverinfo": "text", "legendgroup": "58", "legendrank": 58, "line": {"color": "white", "dash": "solid", "width": 3}, "marker": {"size": 0}, "mode": "lines", "name": "15: Priv_Room_2_2 (Edges)", "showlegend": false, "text": "", "type": "scatter3d", "x": {"elided": "162 float values"}, "y": {"elided": "162 float values"}, "z": {"elided": "162 int values"}}, {"cmax": 1, "cmin": 0, "color": "#D2D2FA", "colorscale": [[0, "#440154"], [0.1111, "#482878"], [0.2222, "#3e4989"], [0.3333, "#31688e"], [0.4444, "#26828e"], [0.5556, "#1f9e89"], [0.6667, "#35b779"], [0.7778, "#6ece58"], [0.8889, "#b5de2b"], [1, "#fde725"]], "flatshading": true, "hoverinfo": "text", "hovertext": "", "i": [0, 3, 4, 5, 6, 7, 7, 9, 9, 11, 11, 12, 12, 13, 13, 14, 14, 15, 15, 2, 2, 4, 4, 10, 10, 9, 12, 17, 15, 15, 10, 14], "j": [1, 0, 3, 3, 5, 8, 6, 6, 8, 5, 6, 3, 5, 0, 3, 1, 0, 2, 1, 15, 16, 16, 17, 8, 7, 16, 11, 16, 13, 12, 17, 13], "k": [2, 2, 2, 4, 4, 6, 4, 8, 10, 6, 9, 5, 11, 3, 12, 0, 13, 1, 14, 16, 4, 17, 7, 7, 17, 11, 16, 9, 12, 16, 9, 15], "legendgroup": "59", "legendrank": 59, "lighting": {"facenormalsepsilon": 0}, "name": "15: Priv_Room_2_2 (Faces)", "opacity": 1, "showlegend": false, "showscale": false, "text": "", "type": "mesh3d", "x": [-2.8, 0, 0, -5.2, -8.4, -7, -7, -8.4, -7, -7, -7, -7, -5.2, -2.8, 0, 0, -8.4, -8.4], "y": [10.8, 10.8, 8.4, 10.8, 8.4, 10.8, 12.6, 16.8, 16.8, 12.6, 16.8, 10.8, 10.8, 10.8, 10.8, 8.4, 8.4, 16.8], "z": [4, 4, 4, 4, 4, 4, 4, 4, 4, 8, 8, 8, 8, 8, 8, 8, 8, 8]}], "layout": {"autosize": true, "height": 600, "margin": {"b": 40, "l": 40, "r": 40, "t": 40}, "paper_bgcolor": "#000000", "plot_bgcolor": "#000000", "scene": {"aspectmode": "data", "camera": {"center": {"x": 0, "y": 0, "z": 0}, "eye": {"x": -1.25, "y": -1.25, "z": 1.25}, "projection": {"type": "perspective"}, "up": {"x": 0, "y": 0, "z": 1}}, "xaxis": {"visible": false}, "yaxis": {"visible": false}, "zaxis": {"visible": false}}, "showlegend": true, "width": 800, "xaxis": {"showgrid": false, "visible": false, "zeroline": false}, "yaxis": {"showgrid": false, "visible": false, "zeroline": false}}}
